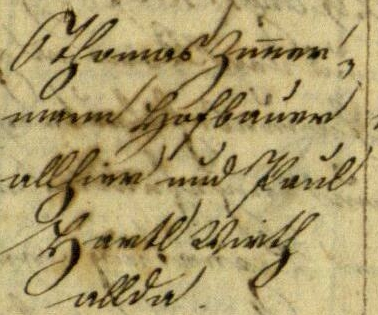
#> input picture images/10_16.bmp, 378 x 315 px
$ python invert_images.py ../images
#> lines starting #> are read from the running program, lines starting #| are printed output that depends on the picture
# invert_images.py
# Usage: "python invert_images.py foldername" will invert every image in foldername and save them to a new folder with name "foldername_recoloured"

import sys
import os
import cv2
import numpy as np

def main():
	folder_name = str(sys.argv[1])
	new_folder_name = folder_name + "_recoloured"
	dir_path = os.path.dirname(__file__)

	if not os.path.exists(new_folder_name):
		os.mkdir(new_folder_name)
		print("Created folder: " + new_folder_name)

	for file_name in os.listdir(folder_name):
		new_file_path = os.path.join(dir_path, new_folder_name, file_name)
		image_path = os.path.join(folder_name, file_name)
		image = cv2.imread(image_path)
#> image is the input picture: shape (315, 378, 3); mean B, G, R 108.3, 156.5, 172.8
		gs_imagem = cv2.cvtColor(image, cv2.COLOR_BGR2GRAY)
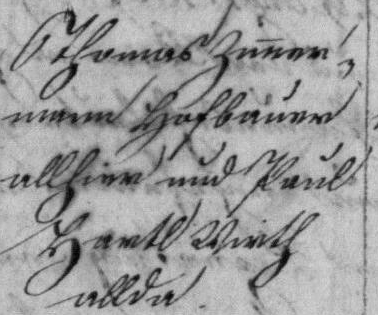
#> gs_imagem: shape (315, 378); min 3, max 216, mean 155.9
		invert_and_save(gs_imagem, new_file_path)
#> in invert_and_save, `imagem = (255 - imagem)`:
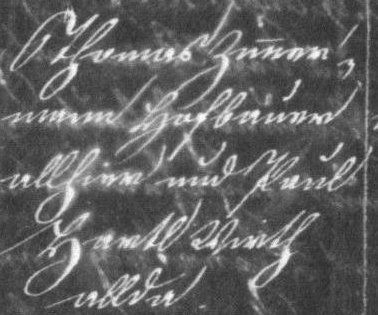
#> imagem: shape (315, 378); min 39, max 252, mean 99.1
#> pass 2 of the loop in main, `for file_name in os.listdir(folder_name):`:
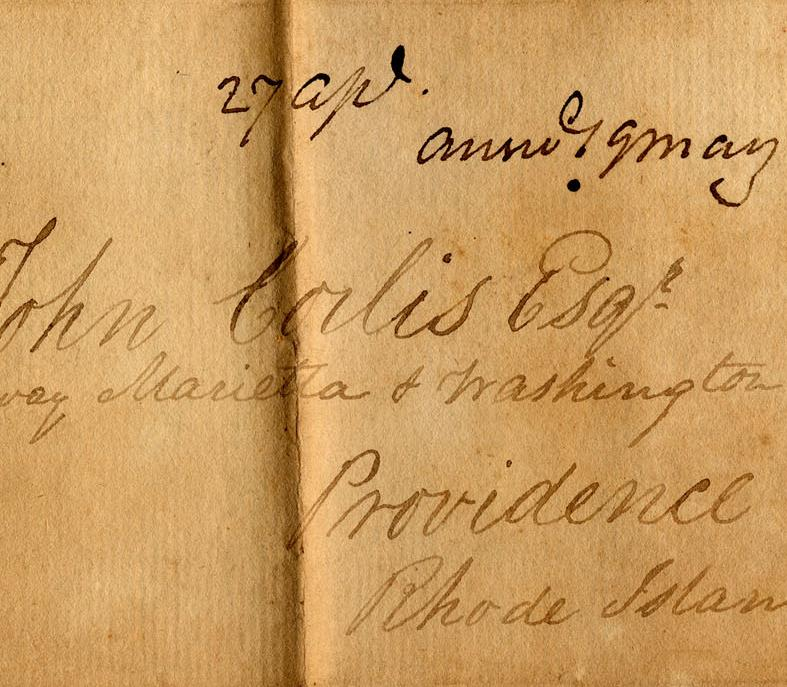
#> input picture images/HW6_11.png, 787 x 687 px
#> in main, image is the input picture: shape (687, 787, 3); mean B, G, R 96.2, 156.4, 202.9
#> in main, `gs_imagem = cv2.cvtColor(image, cv2.COLOR_BGR2GRAY)`:
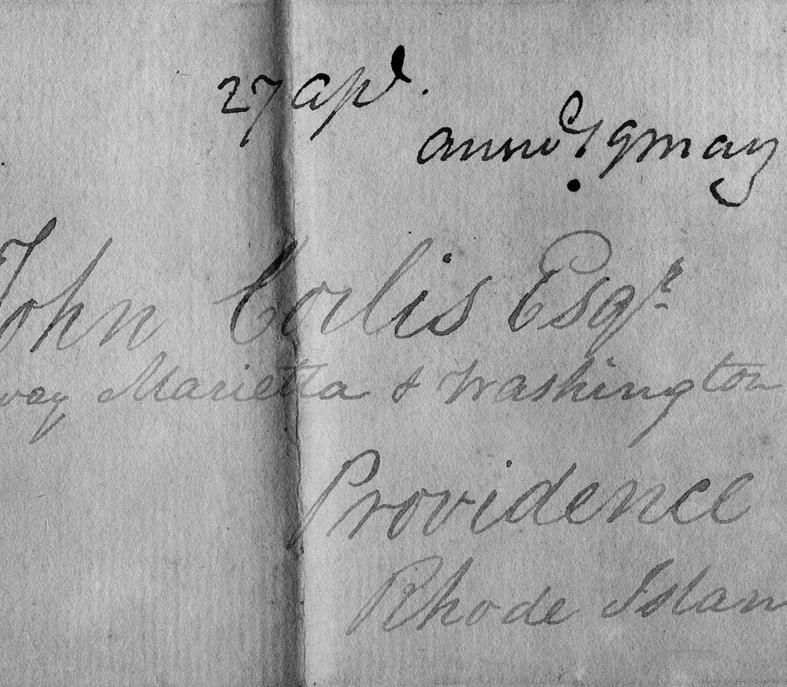
#> gs_imagem: shape (687, 787); min 0, max 227, mean 163.5
#> in invert_and_save (call 2), `imagem = (255 - imagem)`:
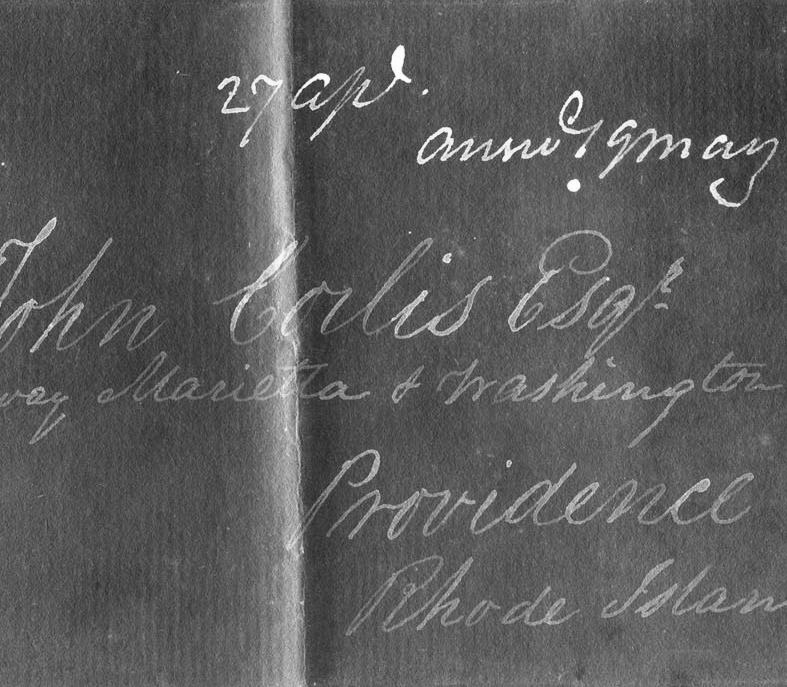
#> imagem: shape (687, 787); min 28, max 255, mean 91.5

def invert_and_save(imagem, name):
	imagem = (255 - imagem)
	cv2.imwrite(name, imagem)

if __name__ == "__main__":
	main()
